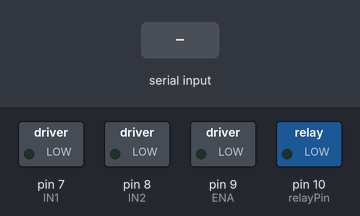
Simulated run of this sketch. Board: Arduino Uno, built with avr-gcc and run on an emulated ATmega328P. Shown: switched loads named in the sketch (green lamp = pin HIGH). Inputs (shaded band) come from the test bench.

Above: at 1.2 s.
1.3 s: "ON" received over Serial
At 3.2 s:
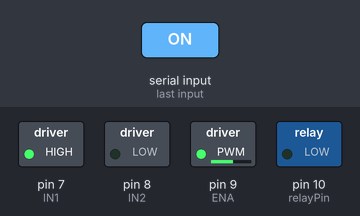
At 5.1 s:
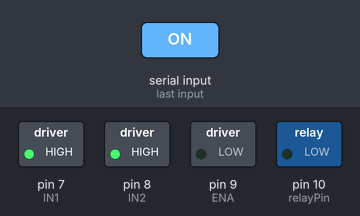
Timing chart, 0 to 14.3 s (numbered marks = the images above; inputs shaded):
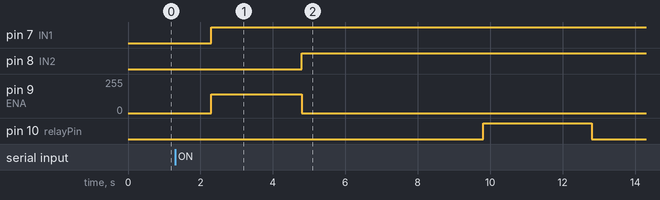

The sketch:

communication_test.ino
```cpp
int IN1 = 7;   // Pins set up
int IN2 = 8;
int ENA = 9;
int relayPin = 10;

bool Run = 0;  // Status set up

void setup() {
  pinMode(relayPin, OUTPUT);
  pinMode(ENA, OUTPUT);
  pinMode(IN1, OUTPUT);
  pinMode(IN2, OUTPUT);

  Serial.begin(9600);  // Baud rate set up
}

void loop() {
  // Continuously check for serial input
  while (Serial.available() > 0) {
    // Read the string from the serial input
    String command = Serial.readString();

    // Check if the command received is "ON"
    if (command == "ON") {
      // Set motor speed using PWM and control motor direction
      analogWrite(ENA, 140);        // Set PWM duty cycle to 140
      digitalWrite(IN1, HIGH);      // Set IN1 to HIGH (motor direction)
      digitalWrite(IN2, LOW);       // Set IN2 to LOW (motor direction)
      delay(2500);                  // Wait for 2.5 seconds

      // Stop the motor
      analogWrite(ENA, 0);          // Set PWM duty cycle to 0 (stop motor)
      digitalWrite(IN1, HIGH);      // Set IN1 to HIGH
      digitalWrite(IN2, HIGH);      // Set IN2 to HIGH (stop motor)
      delay(5000);                  // Wait for 5 seconds

      // Control a relay pin
      digitalWrite(relayPin, HIGH); // Activate relay
      delay(3000);                  // Wait for 3 seconds

      // Deactivate the relay pin
      digitalWrite(relayPin, LOW);  // Deactivate relay
      delay(5000);                  // Wait for 5 seconds

      // Print "Task Completed" to the Serial Monitor
      Serial.println("Task Completed");
    } else {
      // If the command is not "ON", print "Task Failed" to the Serial Monitor
      Serial.println("Task Failed");
    }
  }
}
```

Measured:
- after the input at 1.3 s, pin 7 (IN1): LOW → HIGH after 1.0 s; pin 8 (IN2): LOW → HIGH after 3.5 s; pin 9 (ENA): 0/255 → 140/255 after 1.0 s, → 0/255 2.5 s later; pin 10 (relayPin): LOW → HIGH after 8.5 s, → LOW 3.0 s later
